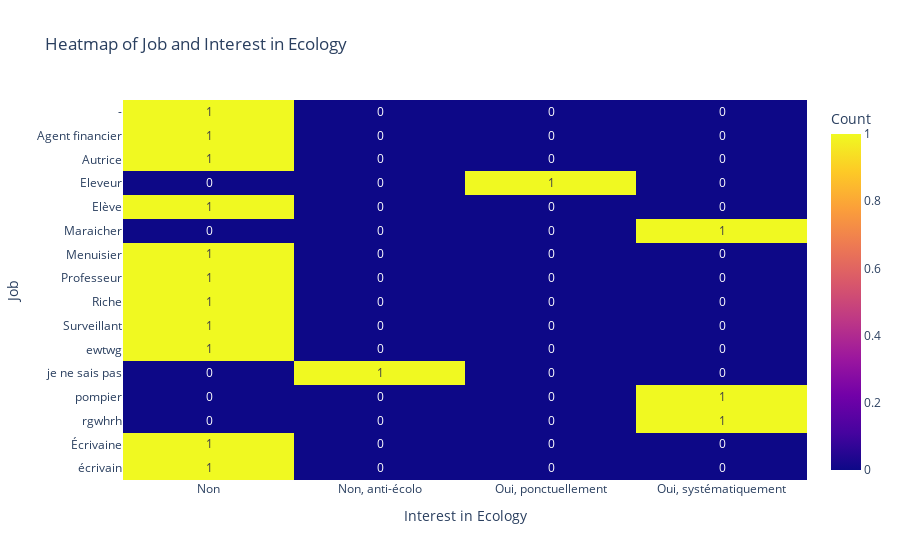

Notebook cell for this chart:
### Code cell
job_data = prepare_character_data(data= data, colname_suffixes={'interested_ecology','job'})


# Create a cross-tabulation
ct = pd.crosstab(job_data['job'], job_data['interested_ecology'])

# Generate a heatmap
fig = px.imshow(ct, text_auto=True, aspect="auto",
                labels=dict(x="Interest in Ecology", y="Job", color="Count"),
                title='Heatmap of Job and Interest in Ecology')

# Update layout for clarity
fig.update_xaxes(side="bottom")

# Display the plot
fig.show()

### Figure 1 — Plotly figure (JSON) as saved in the notebook; plotly's stock layout.template omitted (floating-point values rounded to 4 significant figures)
{"data": [{"coloraxis": "coloraxis", "hovertemplate": "Interest in Ecology: %{x}<br>Job: %{y}<br>Count: %{z}<extra></extra>", "name": "0", "texttemplate": "%{z}", "type": "heatmap", "x": ["Non", "Non, anti-écolo", "Oui, ponctuellement", "Oui, systématiquement"], "xaxis": "x", "y": ["-", "Agent financier", "Autrice", "Eleveur", "Elève", "Maraicher", "Menuisier", "Professeur", "Riche", "Surveillant", "ewtwg", "je ne sais pas", "pompier", "rgwhrh", "Écrivaine", "écrivain"], "yaxis": "y", "z": [[1, 0, 0, 0], [1, 0, 0, 0], [1, 0, 0, 0], [0, 0, 1, 0], [1, 0, 0, 0], [0, 0, 0, 1], [1, 0, 0, 0], [1, 0, 0, 0], [1, 0, 0, 0], [1, 0, 0, 0], [1, 0, 0, 0], [0, 1, 0, 0], [0, 0, 0, 1], [0, 0, 0, 1], [1, 0, 0, 0], [1, 0, 0, 0]]}], "layout": {"coloraxis": {"colorbar": {"title": {"text": "Count"}}, "colorscale": [[0, "#0d0887"], [0.1111, "#46039f"], [0.2222, "#7201a8"], [0.3333, "#9c179e"], [0.4444, "#bd3786"], [0.5556, "#d8576b"], [0.6667, "#ed7953"], [0.7778, "#fb9f3a"], [0.8889, "#fdca26"], [1, "#f0f921"]]}, "title": {"text": "Heatmap of Job and Interest in Ecology"}, "xaxis": {"anchor": "y", "domain": [0, 1], "side": "bottom", "title": {"text": "Interest in Ecology"}}, "yaxis": {"anchor": "x", "autorange": "reversed", "domain": [0, 1], "title": {"text": "Job"}}}}
